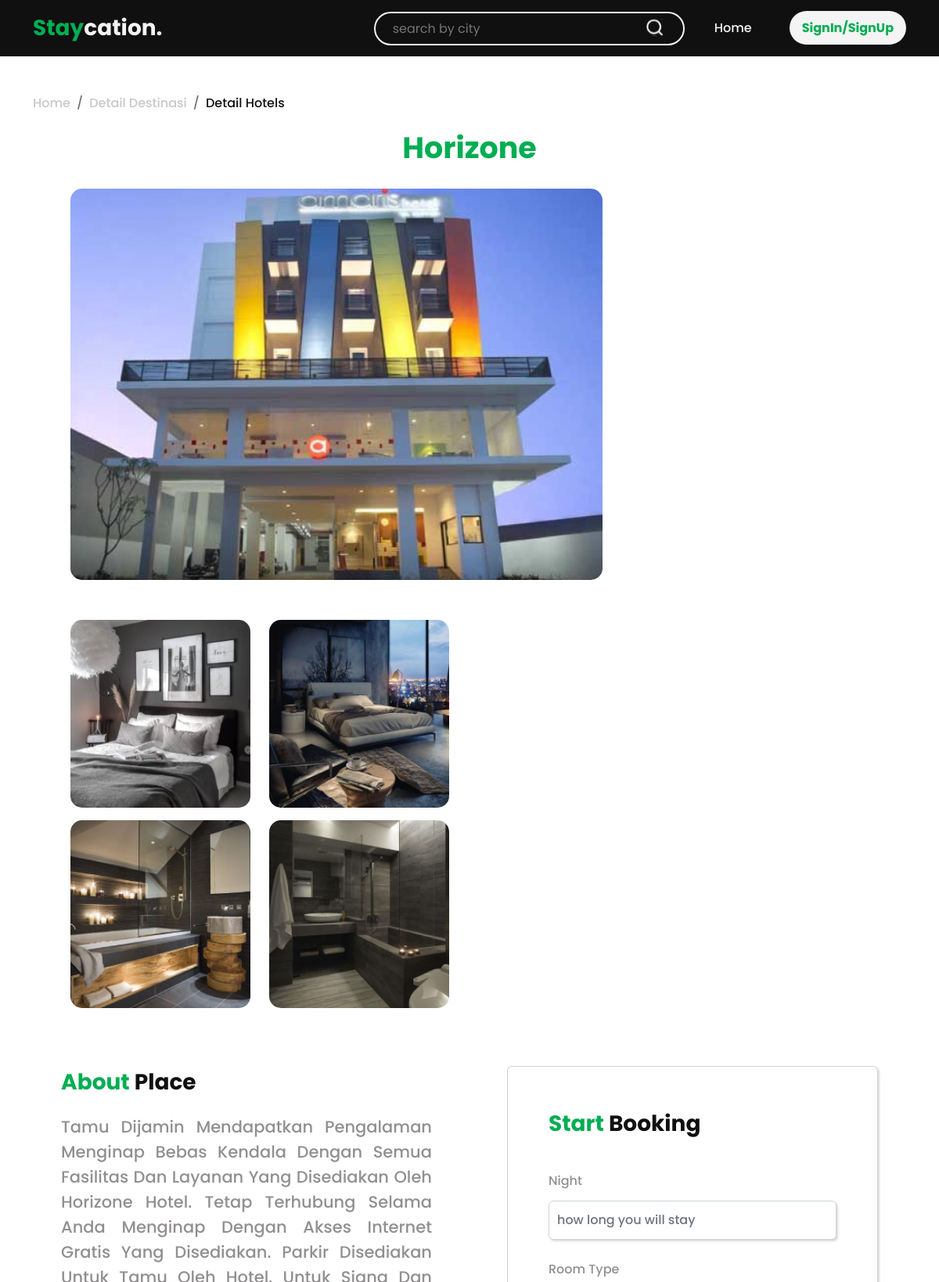
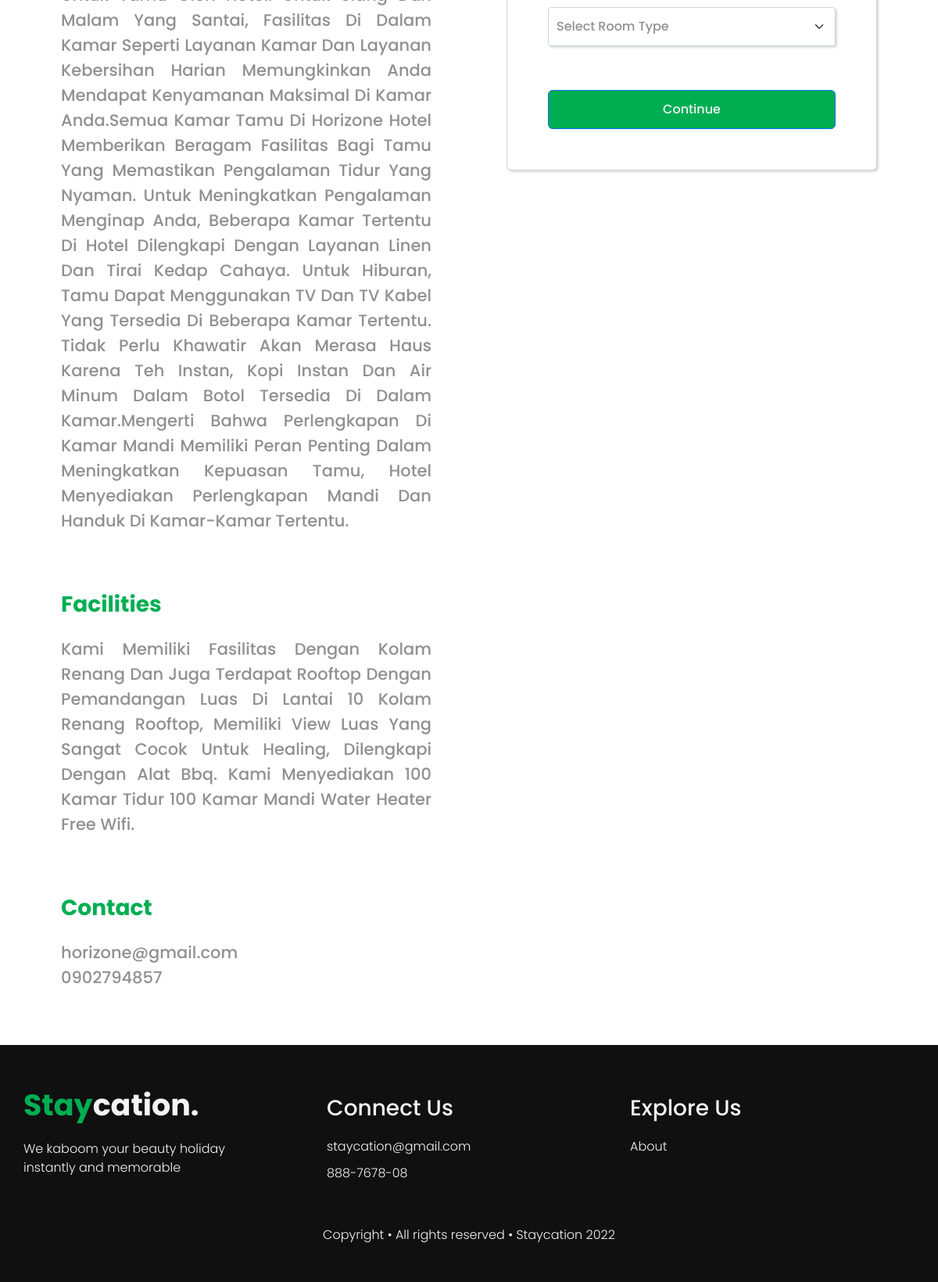
/index.php?include=detail-hotels&hotel=7&data=10, run on the app's committed database (2 pictures, top to bottom).
### tables this page shows
CREATE TABLE `hotel` (
  `id_hotel` int(11) NOT NULL,
  `id_user` int(11) NOT NULL,
  `id_wisata` int(11) NOT NULL,
  `hotel` varchar(100) DEFAULT NULL,
  `bintang_hotel` decimal(11,0) DEFAULT NULL,
  `jarak` int(11) DEFAULT NULL,
  `fasilitas` text DEFAULT NULL,
  `deskripsi_hotel` text DEFAULT NULL,
  `email_hotel` varchar(50) DEFAULT NULL,
  `kontak_hotel` varchar(50) DEFAULT NULL,
  `gambar_hotel` varchar(100) DEFAULT NULL,
  `gambar_interior1` varchar(100) DEFAULT NULL,
  `gambar_interior2` varchar(100) DEFAULT NULL,
  `gambar_interior3` varchar(100) DEFAULT NULL,
  `gambar_interior4` varchar(100) DEFAULT NULL
);

### src/include/detail_hotels.php (the view, shortened to what this page needs)
<?php
if(isset($_GET['data']) && isset($_GET['hotel'])){
    $id_wisata = $_GET['data'];
    $id_hotel = $_GET['hotel'];
    $sql_h = "SELECT `hotel`, `bintang_hotel`, `jarak`, `fasilitas`, `deskripsi_hotel`, `email_hotel`, `kontak_hotel`, `gambar_hotel`, `gambar_interior1`, `gambar_interior2`, `gambar_interior3`, `gambar_interior4` FROM `hotel` WHERE `id_hotel` ='$id_hotel'";
    $query_h = mysqli_query($koneksi, $sql_h);
    while($data_h = mysqli_fetch_row($query_h)){
        $hotel = $data_h[0];
        $fasilitas = $data_h[3];
        $deskripsi_hotel = $data_h[4];
        $email_hotel = $data_h[5];
        $kontak_hotel = $data_h[6];
        $gambar_hotel = $data_h[7];
        $gambar_interior1 = $data_h[8];
        $gambar_interior2 = $data_h[9];
        $gambar_interior3 = $data_h[10];
        $gambar_interior4 = $data_h[11];
    }
}
?>
<link rel="stylesheet" href="assets/css/detail_hotel.css" type="text/css">
    <nav aria-label="breadcrumb" id="breadcrumb">
        <div class="container">
            <ol class="breadcrumb">
                <li class="breadcrumb-item"><a href="index.php?include=home">Home</a></li>
                <li class="breadcrumb-item"><a href="index.php?include=detail-destinasi&data=<?php echo $id_wisata; ?>">Detail Destinasi</a></li>
                <li class="breadcrumb-item active-item" aria-current="page">Detail Hotels
            </ol>
        </div>
    </nav>
    <section id="hero">
        <div class="container">
            <div class="title text-center">
                <h1><?php echo $hotel; ?></h1>
            </div>
            <div class="row h-100" >
                <div class="col-12 col-md-6 col-lg-6 col-sm-12 m-md-4 m-lg-4">
                    <div class="image-big px-lg-4 px-md-4">
                        <img src="assets/img/<?php echo $gambar_hotel; ?>" alt="">
                    </div>
                </div>
                <div class="col-12 col-md-5 col-lg-5 col-sm-12 m-lg-4 m-md-4">
                    <div class="image-sm px-lg-4 px-md-4 d-flex flex-column">
                        <div class="picts-small d-flex flex-row gap-4">
                            <img src="assets/img/<?php echo $gambar_interior1; ?>" alt="">
                            <img src="assets/img/<?php echo $gambar_interior2; ?>" alt="">
                        </div>
                        <div class="picts-small d-flex flex-row mt-md-5 mt-lg-3 gap-4">
                            <img src="assets/img/<?php echo $gambar_interior3; ?>" alt="">
                            <img src="assets/img/<?php echo $gambar_interior4; ?>" alt="">
                        </div>
                    </div>
                </div>
            </div>
        </div>
    </section>
    <section id="hotel-desc">
        <div class="container">
            <div class="row">
                <div class="col-lg-6 px-5">
                    <div class="sub-section">
                        <h1>About <span class="sub-title">Place</span></h1>
                        <h5 style="text-align: justify"><?php echo $deskripsi_hotel; ?></h5>
                    </div>
                    <div class="sub-section">
                        <h1>Facilities <span class="sub-title"></span></h1>
                        <h5 style="text-align: justify"><?php echo $fasilitas; ?></h5>
                    </div>
                    <div class="sub-section">
                        <h1>Contact <span class="sub-title"></span></h1>
                        <h4><?php echo $email_hotel; ?></h4>
                        <h6><?php echo $kontak_hotel; ?></h6>
                    </div>
                </div>
                <div class="col-lg-6 px-5">
                    <div class="card w-100">
                        <div class="card-body">
                            <h1 style="margin-bottom: 40px;">Start <span class="sub-title">Booking</span></h1>
                            <form action="index.php?include=continue-booking" method="post">
                                <div class="mb-3 form-profile">
                                    <label for="exampleInputEmail1" class="form-label label-profile">Night</label>
                                    <input type="int" class="form-control" id="exampleInputEmail1" name="night" aria-describedby="emailHelp" placeholder="how long you will stay">
                                </div>
                                <div class="mb-3 form-profile">
                                    <label for="exampleInputEmail1" class="form-label label-profile">Room Type</label>
                                    <select class="form-select form-select-sm" aria-label=".form-select-sm example" name="id_jenis_kamar">
                                        <option selected>Select room type</option>
                                    </select>
                                </div>
                                <button type="submit" class="btn btn-primary">Continue</button>
                            </form>
                        </div>
                    </div>
                </div>
            </div>
        </div>
    </section>

### src/assets/css/style.css (style rules this page uses)
html, body, div, span, applet, object, iframe, h1, h2, h3, h4, h5, h6, p, blockquote, pre, a, abbr, acronym, address, big, cite, code, del, dfn, em, img, ins, kbd, q, s, samp, small, strike, strong, sub, sup, tt, var, b, u, i, center, dl, dt, dd, ol, ul, li, fieldset, form, label, legend, table, caption, tbody, tfoot, thead, tr, th, td, article, aside, canvas, details, embed, figure, figcaption, footer, header, hgroup, menu, nav, output, ruby, section, summary, time, mark, audio, video { margin: 0; padding: 0; border: 0; font-size: 100%; font: inherit; vertical-align: baseline; }
article, aside, details, figcaption, figure, footer, header, hgroup, menu, nav, section { display: block; }
ol, ul { list-style: none; }
:root { --black : #101010; --black75 : #5C5759; --black50 : #928F90; --black25 : #C9C7C8; --black10 : #E9E9E9; --white : #F4F4F4; --green : #00AE52; }
* { z-index: 3; }
html { scroll-behavior: smooth; }

### src/assets/css/detail_hotel.css (style rules this page uses)
#breadcrumb { padding-top: 10%; }
#breadcrumb .breadcrumb .breadcrumb-item { color: var(--black); font-weight: 500; font-size: 16px; line-height: 24px; }
#breadcrumb .breadcrumb .breadcrumb-item a { text-decoration: none; color: var(--black25); }
#hero .title h1 { font-weight: 700; font-size: 38px; line-height: 57px; margin-top: 10px; color: var(--green); text-transform: capitalize; }
#hero .image-big img, #hero .image-sm img { border-radius: 15px; -webkit-border-radius: 15px; -moz-border-radius: 15px; -ms-border-radius: 15px; -o-border-radius: 15px; }
#hotel-desc { margin-top: 50px; }
#hotel-desc h1 { font-weight: 700; font-size: 28px; line-height: 42px; color: var(--green); }
#hotel-desc h1 .sub-title { color: var(--black); }
#hotel-desc .sub-section { margin-bottom: 70px; }
#hotel-desc .sub-section h5 { font-weight: 500; font-size: 21px; line-height: 32px; color: var(--black50); margin-top: 20px; text-transform: capitalize; }
#hotel-desc .sub-section h4 { font-weight: 500; font-size: 21px; line-height: 32px; color: var(--black50); margin-top: 20px; }
#hotel-desc .sub-section h6 { font-weight: 500; font-size: 21px; line-height: 32px; color: var(--black50); text-transform: capitalize; }
#hotel-desc .card { padding: 36px; box-shadow: rgba(0, 0, 0, 0.15) 1.95px 1.95px 2.6px; }
#hotel-desc .form-profile .label-profile { font-weight: 500; font-size: 16px; line-height: 24px; color: var(--black50); }
#hotel-desc .form-profile input { font-weight: 500; font-size: 16px; line-height: 24px; color: var(--black50); margin-top: 5px; margin-bottom: 26px; padding: 12px 10px; box-shadow: rgba(0, 0, 0, 0.15) 1.95px 1.95px 2.6px; }
#hotel-desc .form-profile select { font-weight: 500; font-size: 16px; line-height: 24px; color: var(--black50); margin-top: 5px; margin-bottom: 26px; padding: 12px 10px; text-transform: capitalize; box-shadow: rgba(0, 0, 0, 0.15) 1.95px 1.95px 2.6px; }
#hotel-desc form { margin-top: 10px; }
#hotel-desc .btn-primary { background-color: var(--green); margin-top: 30px; padding: 12px 8%; font-weight: 500; font-size: 16px; line-height: 24px; color: var(--white); width: 100%; }

### data on the page
hotel: hotel "Horizone", gambar_hotel (picture), gambar_interior1 (picture), gambar_interior2 (picture), gambar_interior3 (picture), gambar_interior4 (picture), deskripsi_hotel "Tamu Dijamin Mendapatkan Pengalaman Menginap Bebas Kendala Dengan Semua Fasilitas Dan Layanan Yang Disediakan Oleh Horizone Hotel. Tetap Terhubung Selama Anda Menginap Dengan Akses Internet Gratis Yang Disediakan. Parkir Disediakan Untuk Tamu Oleh Hotel. Untuk Siang Dan Malam Yang Santai, Fasilitas Di Dalam Kamar Seperti Layanan Kamar Dan Layanan Kebersihan Harian Memungkinkan Anda Mendapat Kenyamanan Maksimal Di Kamar Anda.Semua Kamar Tamu Di Horizone Hotel Memberikan Beragam Fasilitas Bagi Tamu Yang Memastikan Pengalaman Tidur Yang Nyaman. Untuk Meningkatkan Pengalaman Menginap Anda, Beberapa Kamar Tertentu Di Hotel Dilengkapi Dengan Layanan Linen Dan Tirai Kedap Cahaya. Untuk Hiburan,…", fasilitas "Kami Memiliki Fasilitas Dengan Kolam Renang Dan Juga Terdapat Rooftop Dengan Pemandangan Luas Di Lantai 10 Kolam Renang Rooftop, Memiliki View Luas Yang Sangat Cocok Untuk Healing, Dilengkapi Dengan Alat Bbq. Kami Menyediakan 100 Kamar Tidur 100 Kamar Mandi Water Heater Free Wifi.", email_hotel "horizone@gmail.com", kontak_hotel "0902794857"
